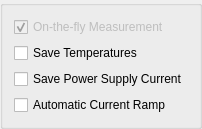
    <widget class="QGroupBox" name="groupBox_8">
     <property name="sizePolicy">
      <sizepolicy hsizetype="Maximum" vsizetype="Maximum">
       <horstretch>0</horstretch>
       <verstretch>0</verstretch>
      </sizepolicy>
     </property>
     <property name="font">
      <font>
       <weight>75</weight>
       <bold>true</bold>
      </font>
     </property>
     <property name="title">
      <string/>
     </property>
     <layout class="QVBoxLayout" name="verticalLayout_5">
      <item>
       <widget class="QCheckBox" name="chb_on_the_fly">
        <property name="enabled">
         <bool>false</bool>
        </property>
        <property name="font">
         <font>
          <weight>50</weight>
          <bold>false</bold>
         </font>
        </property>
        <property name="text">
         <string>On-the-fly Measurement</string>
        </property>
        <property name="checked">
         <bool>true</bool>
        </property>
       </widget>
      </item>
      <item>
       <widget class="QCheckBox" name="chb_save_temperature">
        <property name="font">
         <font>
          <weight>50</weight>
          <bold>false</bold>
         </font>
        </property>
        <property name="text">
         <string>Save Temperatures</string>
        </property>
       </widget>
      </item>
      <item>
       <widget class="QCheckBox" name="chb_save_current">
        <property name="font">
         <font>
          <weight>50</weight>
          <bold>false</bold>
         </font>
        </property>
        <property name="text">
         <string>Save Power Supply Current</string>
        </property>
       </widget>
      </item>
      <item>
       <widget class="QCheckBox" name="chb_automatic_ramp">
        <property name="font">
         <font>
          <weight>50</weight>
          <bold>false</bold>
         </font>
        </property>
        <property name="text">
         <string>Automatic Current Ramp</string>
        </property>
       </widget>
      </item>
     </layout>
    </widget>
